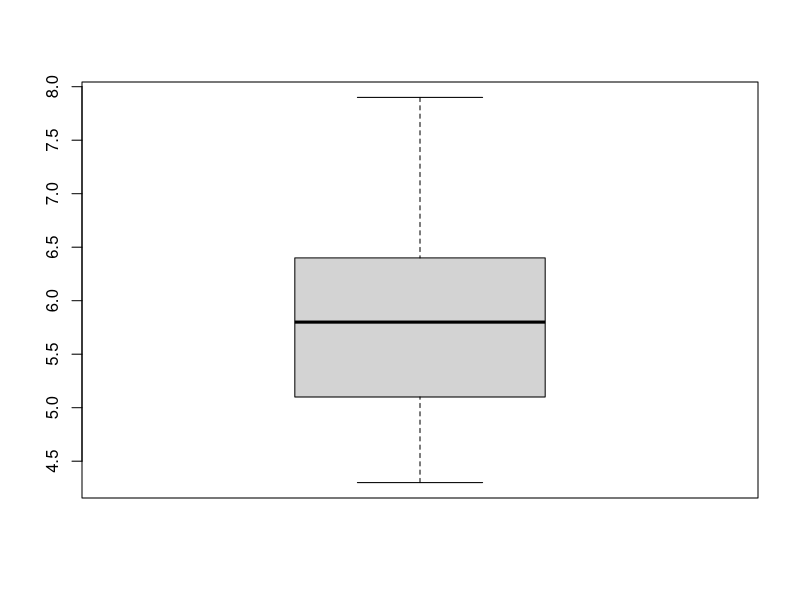
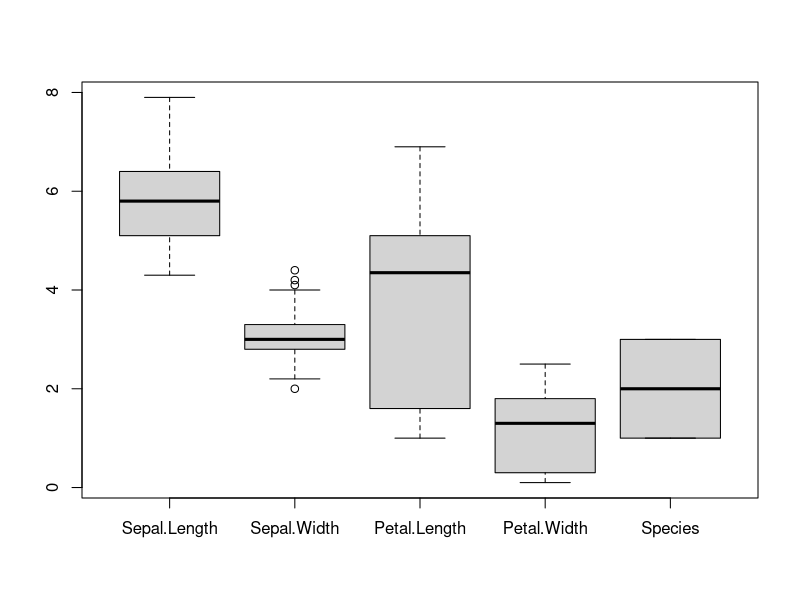
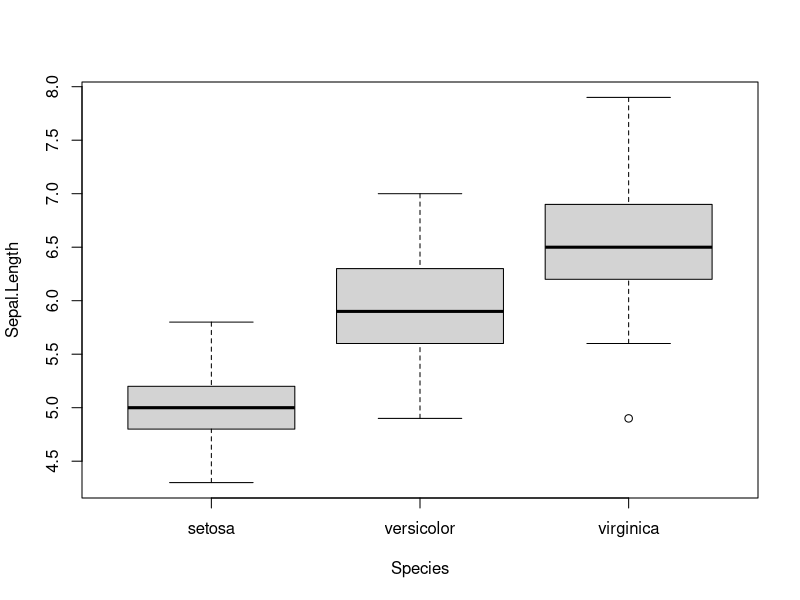
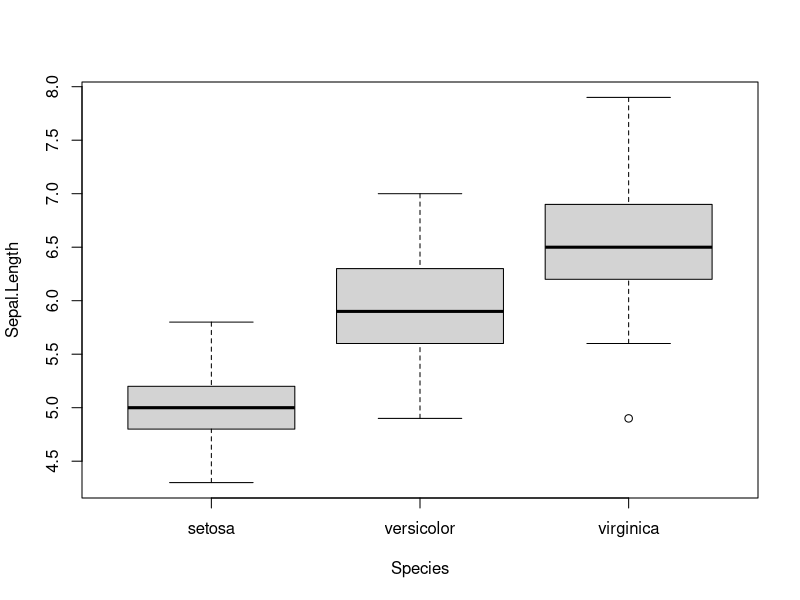
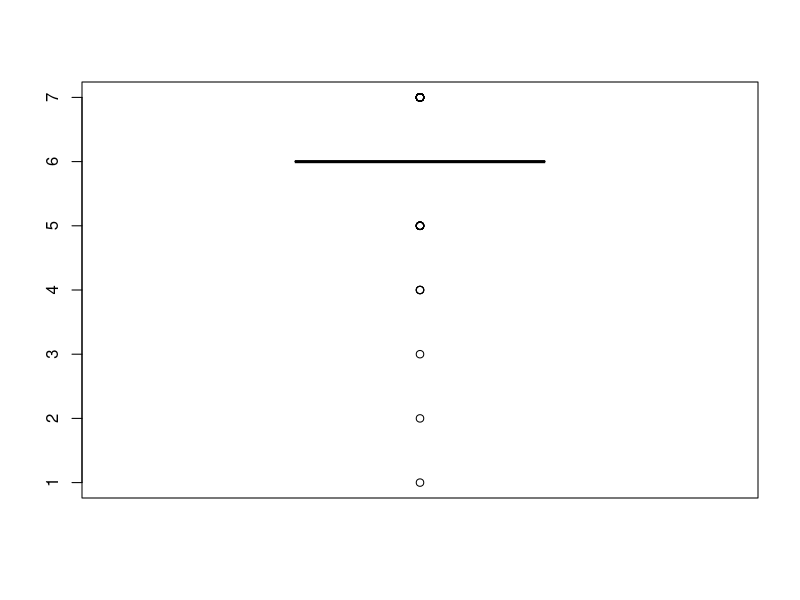
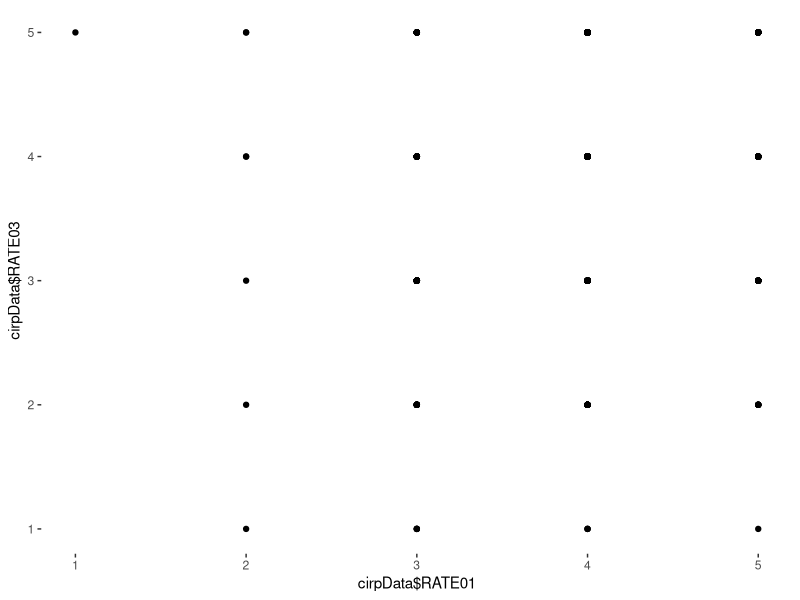
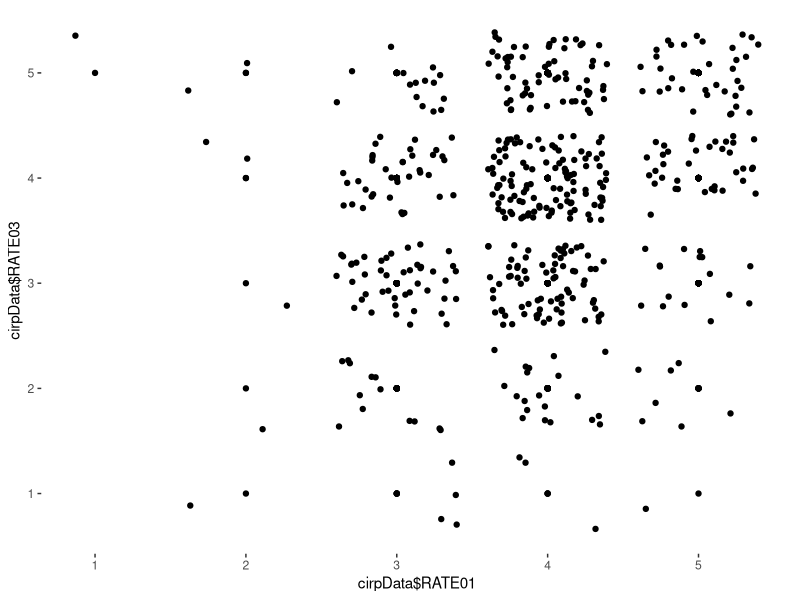
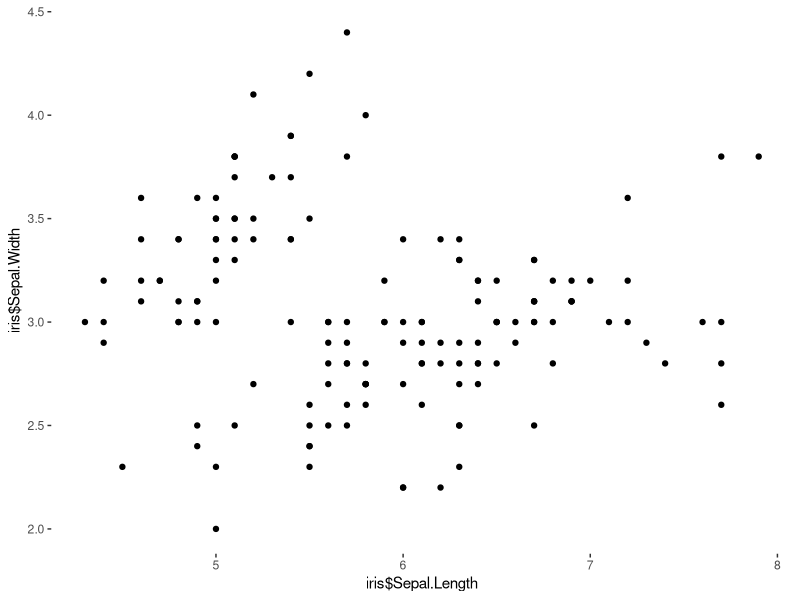

These charts were generated, in order, by the following R code:
## ---- chunk 1

#---------- RSTUDIO STARTER V 2.0  --------------#
#                    -Prepared with care by  AM ;D
                
                                                                          
knitr::opts_chunk$set(echo = TRUE, 
                      message = FALSE, 
                      warning = FALSE)      
library(tidyverse)                
library(ggthemes)                    

theme_set(theme_tufte() +                                     
  theme(text=element_text(family="sans")))  

#------------------------------------------------#
## ---- chunk 2
summary(iris$Sepal.Length)
## ---- chunk 3
boxplot(iris$Sepal.Length)
## ---- chunk 4
boxplot(iris)
## ---- chunk 5
boxplot(data=iris, Sepal.Length~Species)
## ---- chunk 6
boxplot(data=iris, Sepal.Length~Species)
## ---- chunk 7
cirpData <- read.csv("CIRP_DATA_2014_CLEAN.csv")
head(cirpData)

## ---- chunk 8
boxplot(cirpData$YRSTUDY1)
## ---- chunk 9
qplot(cirpData$RATE01, cirpData$RATE03)
## ---- chunk 10
qplot(cirpData$RATE01, cirpData$RATE03)+geom_jitter()

## ---- chunk 11
qplot(iris$Sepal.Length, iris$Sepal.Width)
## ---- chunk 12
71 - 1.5*7
## ---- chunk 13
78+1.5*7
## ---- chunk 14
boxplot(c(66, 67, 71, 71, 74, 76, 76, 78, 80, 99), horizontal = TRUE)

## ---- chunk 15
boxplot(iris)
## ---- chunk 16
(75-64)/2.4
## ---- chunk 17
(28- 24)/3
## ---- chunk 18
(720-680)/40
## ---- chunk 19

cirpData <- read.csv("CIRP_DATA_2014_CLEAN.csv")
head(cirpData)

## ---- chunk 20
boxplot(iris)
boxplot(data=iris, Sepal.Length~Species)
## ---- chunk 21
boxplot(cirpData$YRSTUDY1)
## ---- chunk 22
qplot(data=cirpData, x=RATE01, y=RATE03)
## ---- chunk 23
qplot(data=cirpData, x=RATE01, y=RATE03)+geom_jitter()

## ---- chunk 24
boxplot(iris)
## ---- chunk 25
71 - 1.5*7
## ---- chunk 26
boxplot(c(66, 67, 71, 71, 74, 76, 76, 78, 80, 99
), horizontal = TRUE)
## ---- chunk 27
78 + 1.5*7
## ---- chunk 28
(28-24)/3
## ---- chunk 29
(720-680)/40
